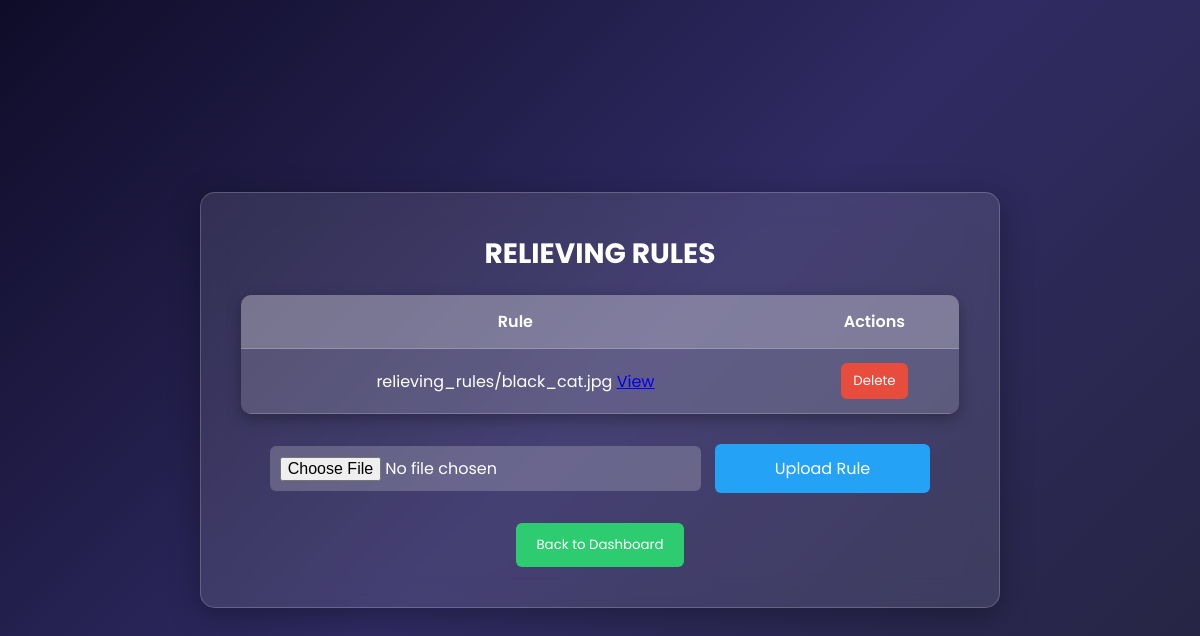
The page /relieving/ (signed in) on the database as committed earlier.
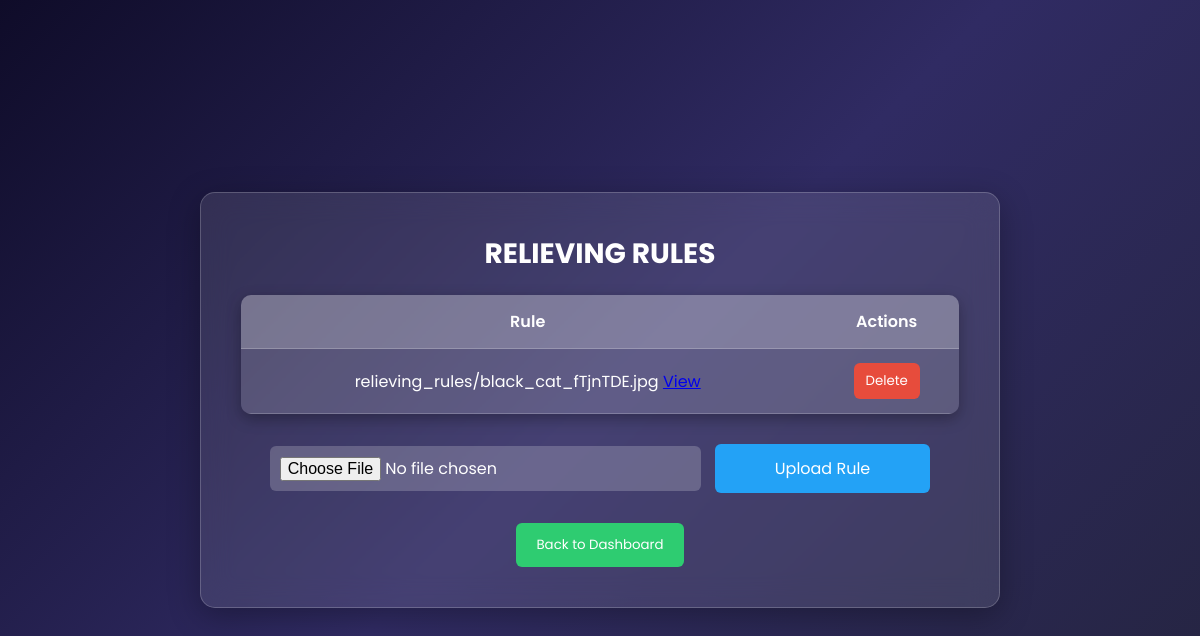
The same page on the database as committed later.
### myapp/models.py (models this page shows, shortened)
class RelievingRule(models.Model):
    file = models.FileField(upload_to='relieving_rules/')

### myapp/views.py (the view, shortened to what this page needs)
# urls.py: path('relieving/', views.relieving, name='relieving'),
@login_required
def relieving(request):
    relieving_rules = RelievingRule.objects.all()
    return render(request, 'relieving.html', {'relieving_rules': relieving_rules})

### myapp/templates/relieving.html (shortened to what this page needs)
<!DOCTYPE html>
<html lang="en">
<head>
</head>
<body>
    <div class="container">
        <h1>RELIEVING RULES</h1>
        <table>
            <thead>
                <tr>
                    <th>Rule</th>
                    {% if user.is_authenticated and user.is_superuser %}
                        <th>Actions</th>
                    {% endif %}
                </tr>
            </thead>
            <tbody>
                {% for rule in relieving_rules %}
                <tr>
                    <td>
                        {{ rule.file.name }} <a href="{{ rule.file.url }}" target="_blank">View</a>
                    </td>
                    {% if user.is_authenticated and user.is_superuser %}
                    <td>
                        <form method="POST" onsubmit="return confirm('Are you sure you want to delete this rule?')">
                            <button type="submit" class="delete-button">Delete</button>
                        </form>
                    </td>
                    {% endif %}
                </tr>
                {% endfor %}
            </tbody>
        </table>
        {% if user.is_authenticated and user.is_superuser %}
        <div class="input-container">
            <form method="POST" enctype="multipart/form-data">
                <input type="file" name="file" required>
                <button type="submit">Upload Rule</button>
            </form>
        </div>
        {% endif %}
        <a href="{% url 'home' %}">
            <button class="back-button">Back to Dashboard</button>
        </a>
    </div>
</body>
</html>

Rows that differ between the two databases and show on the page:
removed RelievingRule: file.name "relieving_rules/black_cat.jpg"
added RelievingRule: file.name "relieving_rules/black_cat_fTjnTDE.jpg"
